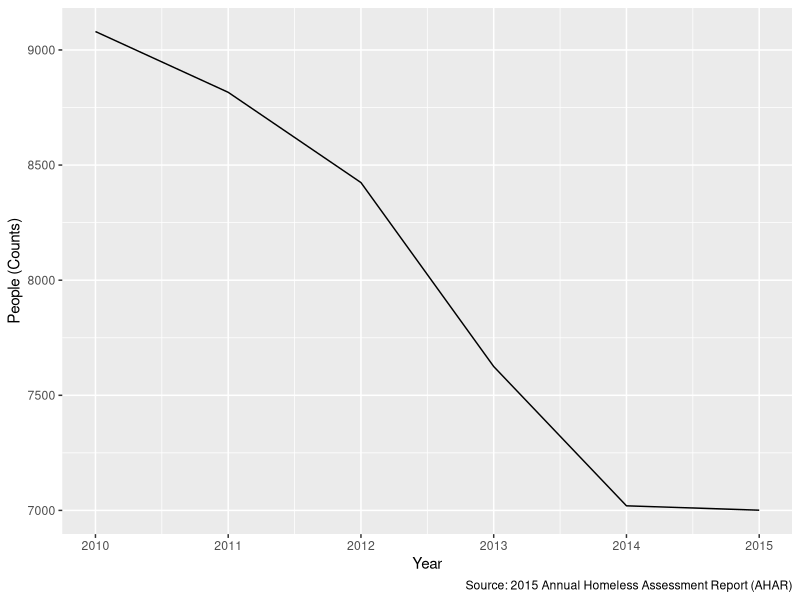

This chart was generated by the following R code:
library(readxl)
library(tidyverse)

X2010_2015_PIT_Counts_by_State <- read_excel("Data/Homelessness/2010_2015_PIT_Counts_by_State.xlsx")                                                                                                                                                      

homelessness <- ggplot(X2010_2015_PIT_Counts_by_State, aes(x=Year, y=Total_Homeless)) + geom_line() + 
  labs(x ="Year", y = "People (Counts)", caption  = "Source: 2015 Annual Homeless Assessment Report (AHAR)")




# function to get income per capita by year for info box on main map
homelessEstimates <- function (yearToUse) {
  X2010_2015_PIT_Counts_by_State %>% filter(Year == yearToUse) %>% select(Total_Homeless)
}
